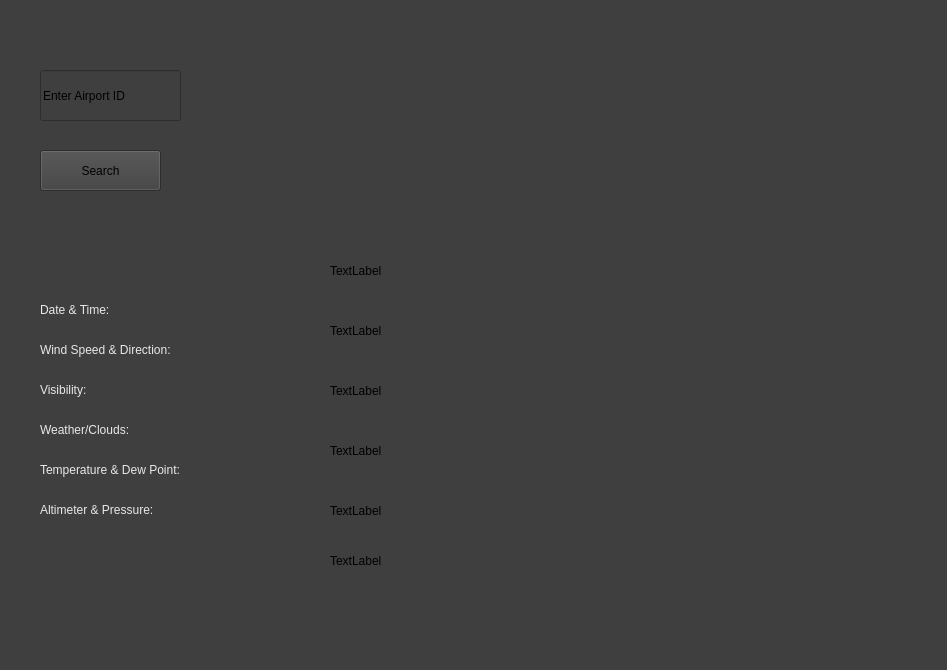
<?xml version="1.0" encoding="UTF-8"?>
<ui version="4.0">
 <class>AviationMetar</class>
 <widget class="QMainWindow" name="AviationMetar">
  <property name="geometry">
   <rect>
    <x>0</x>
    <y>0</y>
    <width>947</width>
    <height>670</height>
   </rect>
  </property>
  <property name="windowTitle">
   <string>AviationMetar</string>
  </property>
  <property name="styleSheet">
   <string notr="true">background-color: rgb(63, 63, 63);</string>
  </property>
  <widget class="QWidget" name="centralwidget">
   <widget class="QLineEdit" name="lineEdit">
    <property name="geometry">
     <rect>
      <x>40</x>
      <y>70</y>
      <width>141</width>
      <height>51</height>
     </rect>
    </property>
    <property name="text">
     <string>Enter Airport ID</string>
    </property>
   </widget>
   <widget class="QPushButton" name="pushButton">
    <property name="geometry">
     <rect>
      <x>40</x>
      <y>150</y>
      <width>121</width>
      <height>41</height>
     </rect>
    </property>
    <property name="text">
     <string>Search</string>
    </property>
   </widget>
   <widget class="QLabel" name="label">
    <property name="geometry">
     <rect>
      <x>40</x>
      <y>250</y>
      <width>221</width>
      <height>321</height>
     </rect>
    </property>
    <property name="styleSheet">
     <string notr="true">font: 14pt &quot;MS Shell Dlg 2&quot;;
color: rgb(232, 232, 232);</string>
    </property>
    <property name="text">
     <string>&lt;html&gt;&lt;head/&gt;&lt;body&gt;&lt;p&gt;Date &amp;amp; Time:&lt;br/&gt;&lt;/p&gt;&lt;p&gt;Wind Speed &amp;amp; Direction:&lt;br/&gt;&lt;/p&gt;&lt;p&gt;Visibility: &lt;br/&gt;&lt;/p&gt;&lt;p&gt;Weather/Clouds:&lt;br/&gt;&lt;/p&gt;&lt;p&gt;Temperature &amp;amp; Dew Point:&lt;br/&gt;&lt;/p&gt;&lt;p&gt;Altimeter &amp;amp; Pressure:&lt;/p&gt;&lt;/body&gt;&lt;/html&gt;</string>
    </property>
   </widget>
   <widget class="QLabel" name="label_2">
    <property name="geometry">
     <rect>
      <x>330</x>
      <y>250</y>
      <width>201</width>
      <height>41</height>
     </rect>
    </property>
    <property name="text">
     <string>TextLabel</string>
    </property>
   </widget>
   <widget class="QLabel" name="label_3">
    <property name="geometry">
     <rect>
      <x>330</x>
      <y>310</y>
      <width>201</width>
      <height>41</height>
     </rect>
    </property>
    <property name="text">
     <string>TextLabel</string>
    </property>
   </widget>
   <widget class="QLabel" name="label_4">
    <property name="geometry">
     <rect>
      <x>330</x>
      <y>370</y>
      <width>201</width>
      <height>41</height>
     </rect>
    </property>
    <property name="text">
     <string>TextLabel</string>
    </property>
   </widget>
   <widget class="QLabel" name="label_5">
    <property name="geometry">
     <rect>
      <x>330</x>
      <y>430</y>
      <width>201</width>
      <height>41</height>
     </rect>
    </property>
    <property name="text">
     <string>TextLabel</string>
    </property>
   </widget>
   <widget class="QLabel" name="label_6">
    <property name="geometry">
     <rect>
      <x>330</x>
      <y>490</y>
      <width>201</width>
      <height>41</height>
     </rect>
    </property>
    <property name="text">
     <string>TextLabel</string>
    </property>
   </widget>
   <widget class="QLabel" name="label_7">
    <property name="geometry">
     <rect>
      <x>330</x>
      <y>540</y>
      <width>201</width>
      <height>41</height>
     </rect>
    </property>
    <property name="text">
     <string>TextLabel</string>
    </property>
   </widget>
  </widget>
  <widget class="QMenuBar" name="menubar">
   <property name="geometry">
    <rect>
     <x>0</x>
     <y>0</y>
     <width>947</width>
     <height>20</height>
    </rect>
   </property>
  </widget>
  <widget class="QStatusBar" name="statusbar"/>
 </widget>
 <resources/>
 <connections/>
</ui>
